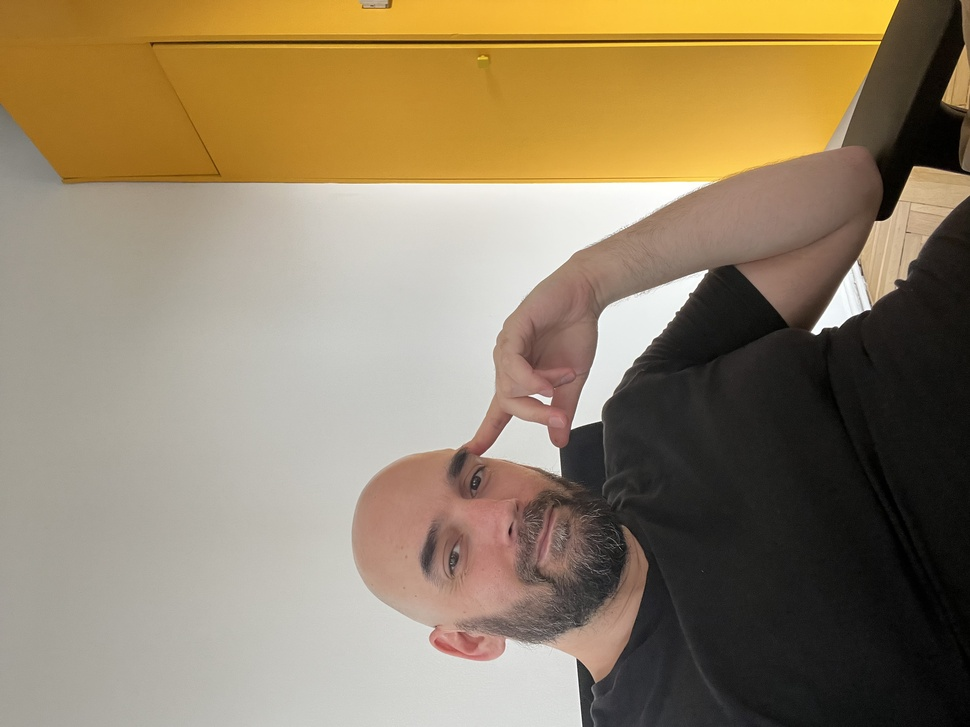
#> input picture hackathons/001/assets/selfie_mateusz_drozd.jpeg, 970 x 727 px, shrunk from 4032 x 3024 before the run
$ jupyter execute --allow-errors image_deconstruction.ipynb
#> lines starting #> are read from the running program, lines starting #| are printed output that depends on the picture
# Image Deconstruction
This notebook is a basic example of how to use Google Nano Banana to convert new photos into old looking ones in Jupyter Notebook/Python.

Let's import the necessary libraries:

[cell 1]
import os
from dotenv import load_dotenv
from google import genai
from google.genai import types
from PIL import Image
from io import BytesIO
import matplotlib.pyplot as plt
import numpy as np

load_dotenv("../../../_starter/.env")

### Start by setting up a client

[cell 2]
client = genai.Client(api_key=os.getenv("GOOGLE_API_KEY"))

# Reference persona image
To make edits to an image we will need to load an example that we can use as context.

[cell 3]
# Load the image
image_path = "../../assets/selfie_mateusz_drozd.jpeg"
image_persona = Image.open(image_path)
#> image_persona is the input picture: PIL image 970x727 RGB; mean R, G, B 146.5, 129.7, 103.2

# Rotate the image
#> (the rest of this cell did not finish here and is left out)

# Reference style image
If we want to match a style of a specific image we can use LLM to describe its unique features.

[cell 4]
# Load the image
image_path = "../../assets/portrait_teodor_talowski.png"
image_style = Image.open(image_path)
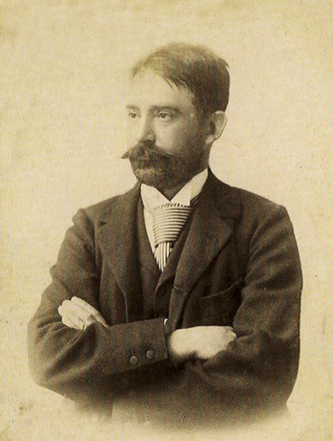
#> input picture hackathons/001/assets/portrait_teodor_talowski.png, 333 x 441 px, shrunk from 1386 x 1834 before the run
#> image_style is the input picture: PIL image 333x441 RGBA; mean R, G, B, A 164, 148.4, 115.2, 255

# Display image
plt.figure(figsize=(8, 6))
plt.imshow(image_style)
plt.axis('off')
plt.title("Portrait of Teodor Talowski")
plt.show()

## Deconstruct the image
We can use Gemini 2.5 flash image preview to edit the image using a style reference.

[cell 5]
prompt = (
    "Rerender the modern image using the style from the old image"
    "Make sure to match the color scheme and highlight/shadow value"
    "Include all defects from the reference image"
    "Transfer all style details, including defects, scratches, dust, etc."
    "Feel free to loose details of the image prioritizing the style match"
    "Make the match as close as possible"
)

image = image_persona

response = client.models.generate_content(
    model="gemini-2.5-flash-image-preview",
    contents=[prompt, image_persona, image_style],
)

for part in response.candidates[0].content.parts:
    if part.text is not None:
        print(part.text)
    elif part.inline_data is not None:
        image = Image.open(BytesIO(part.inline_data.data))
        image.save("../../assets/selfie_mateusz_drozd_deconstructed.png")

image

[cell 6]
def show_images_side_by_side(image_paths, titles=None, figsize=(12, 6)):
    """
    Display multiple images side by side

    Args:
        image_paths: List of image file paths
        titles: List of titles for each image (optional)
        figsize: Figure size as tuple (width, height)
    """
#> called with figsize = (12, 6)
    n_images = len(image_paths)

    # Create subplot grid
    fig, axes = plt.subplots(1, n_images, figsize=figsize)

    # Handle single image case
    if n_images == 1:
        axes = [axes]

    for i, (img_path, ax) in enumerate(zip(image_paths, axes)):
        # Load and display image
        img = Image.open("../../assets/"+img_path)

        # Rotate first image
        if i == 0:
            img = img.rotate(-90, expand=True)
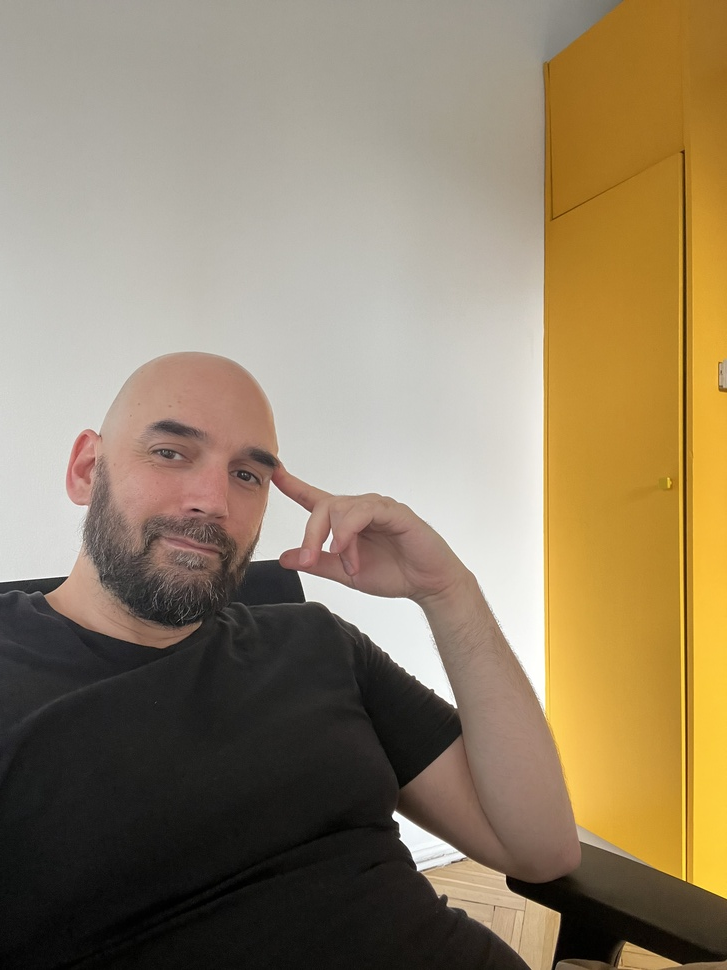
#> img: PIL image 727x970 RGB; mean R, G, B 146.5, 129.7, 103.2

        ax.imshow(img)
        ax.axis('off')

        # Add title if provided
        if titles and i < len(titles):
            ax.set_title(titles[i])

    plt.tight_layout()
    plt.show()

# Example usage
image_paths = ['selfie_mateusz_drozd.jpeg', 'selfie_mateusz_drozd_deconstructed.png', "portrait_teodor_talowski.png"]
titles = ['Original Image', 'Deconstructed Image', "Reference Style"]

#> (the rest of this cell did not finish here and is left out)
